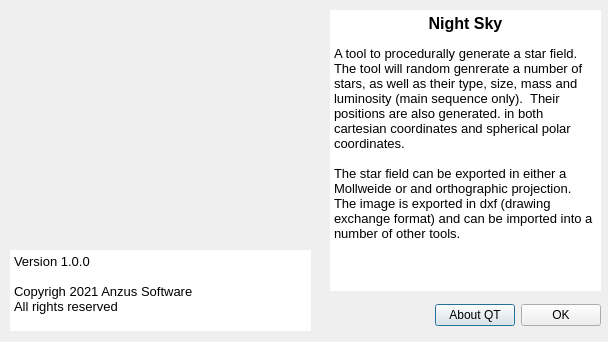
<?xml version="1.0" encoding="UTF-8"?>
<ui version="4.0">
 <class>Dialog</class>
 <widget class="QDialog" name="Dialog">
  <property name="geometry">
   <rect>
    <x>0</x>
    <y>0</y>
    <width>608</width>
    <height>342</height>
   </rect>
  </property>
  <property name="sizePolicy">
   <sizepolicy hsizetype="Fixed" vsizetype="Fixed">
    <horstretch>0</horstretch>
    <verstretch>0</verstretch>
   </sizepolicy>
  </property>
  <property name="windowTitle">
   <string>Dialog</string>
  </property>
  <widget class="QWidget" name="layoutWidget">
   <property name="geometry">
    <rect>
     <x>320</x>
     <y>300</y>
     <width>281</width>
     <height>31</height>
    </rect>
   </property>
   <layout class="QHBoxLayout" name="horizontalLayout">
    <property name="spacing">
     <number>6</number>
    </property>
    <property name="leftMargin">
     <number>0</number>
    </property>
    <property name="topMargin">
     <number>0</number>
    </property>
    <property name="rightMargin">
     <number>0</number>
    </property>
    <property name="bottomMargin">
     <number>0</number>
    </property>
    <item>
     <spacer>
      <property name="orientation">
       <enum>Qt::Horizontal</enum>
      </property>
      <property name="sizeHint" stdset="0">
       <size>
        <width>40</width>
        <height>20</height>
       </size>
      </property>
     </spacer>
    </item>
    <item>
     <widget class="QPushButton" name="cancelButton">
      <property name="text">
       <string>About QT</string>
      </property>
     </widget>
    </item>
    <item>
     <widget class="QPushButton" name="okButton">
      <property name="text">
       <string>OK</string>
      </property>
     </widget>
    </item>
   </layout>
  </widget>
  <widget class="QLabel" name="image">
   <property name="geometry">
    <rect>
     <x>0</x>
     <y>30</y>
     <width>321</width>
     <height>211</height>
    </rect>
   </property>
   <property name="text">
    <string/>
   </property>
   <property name="pixmap">
    <pixmap>../resources/320px-Planisphæri_cœleste.jpg</pixmap>
   </property>
  </widget>
  <widget class="QTextEdit" name="m_txtDescription">
   <property name="geometry">
    <rect>
     <x>330</x>
     <y>10</y>
     <width>271</width>
     <height>281</height>
    </rect>
   </property>
   <property name="frameShape">
    <enum>QFrame::NoFrame</enum>
   </property>
   <property name="frameShadow">
    <enum>QFrame::Plain</enum>
   </property>
   <property name="readOnly">
    <bool>true</bool>
   </property>
   <property name="html">
    <string>&lt;!DOCTYPE HTML PUBLIC &quot;-//W3C//DTD HTML 4.0//EN&quot; &quot;http://www.w3.org/TR/REC-html40/strict.dtd&quot;&gt;
&lt;html&gt;&lt;head&gt;&lt;meta name=&quot;qrichtext&quot; content=&quot;1&quot; /&gt;&lt;style type=&quot;text/css&quot;&gt;
p, li { white-space: pre-wrap; }
&lt;/style&gt;&lt;/head&gt;&lt;body style=&quot; font-family:'MS Shell Dlg 2'; font-size:8.25pt; font-weight:400; font-style:normal;&quot;&gt;
&lt;p align=&quot;center&quot; style=&quot; margin-top:0px; margin-bottom:0px; margin-left:0px; margin-right:0px; -qt-block-indent:0; text-indent:0px;&quot;&gt;&lt;span style=&quot; font-size:12pt; font-weight:600;&quot;&gt;Night Sky&lt;/span&gt;&lt;/p&gt;
&lt;p align=&quot;center&quot; style=&quot;-qt-paragraph-type:empty; margin-top:0px; margin-bottom:0px; margin-left:0px; margin-right:0px; -qt-block-indent:0; text-indent:0px; font-weight:600;&quot;&gt;&lt;br /&gt;&lt;/p&gt;
&lt;p style=&quot; margin-top:0px; margin-bottom:0px; margin-left:0px; margin-right:0px; -qt-block-indent:0; text-indent:0px;&quot;&gt;&lt;span style=&quot; font-size:10pt;&quot;&gt;A tool to procedurally generate a star field.  The tool will random genrerate a number of stars, as well as their type, size, mass and luminosity (main sequence only).  Their positions are also generated. in both cartesian coordinates and spherical polar coordinates.&lt;/span&gt;&lt;/p&gt;
&lt;p style=&quot;-qt-paragraph-type:empty; margin-top:0px; margin-bottom:0px; margin-left:0px; margin-right:0px; -qt-block-indent:0; text-indent:0px; font-size:10pt;&quot;&gt;&lt;br /&gt;&lt;/p&gt;
&lt;p style=&quot; margin-top:0px; margin-bottom:0px; margin-left:0px; margin-right:0px; -qt-block-indent:0; text-indent:0px;&quot;&gt;&lt;span style=&quot; font-size:10pt;&quot;&gt;The star field can be exported in either a Mollweide or and orthographic projection.  The image is exported in dxf (drawing exchange format) and can be imported into a number of other tools.&lt;/span&gt;&lt;/p&gt;&lt;/body&gt;&lt;/html&gt;</string>
   </property>
  </widget>
  <widget class="QTextEdit" name="m_txtCopyright">
   <property name="geometry">
    <rect>
     <x>10</x>
     <y>250</y>
     <width>301</width>
     <height>81</height>
    </rect>
   </property>
   <property name="frameShape">
    <enum>QFrame::NoFrame</enum>
   </property>
   <property name="frameShadow">
    <enum>QFrame::Plain</enum>
   </property>
   <property name="readOnly">
    <bool>true</bool>
   </property>
   <property name="html">
    <string>&lt;!DOCTYPE HTML PUBLIC &quot;-//W3C//DTD HTML 4.0//EN&quot; &quot;http://www.w3.org/TR/REC-html40/strict.dtd&quot;&gt;
&lt;html&gt;&lt;head&gt;&lt;meta name=&quot;qrichtext&quot; content=&quot;1&quot; /&gt;&lt;style type=&quot;text/css&quot;&gt;
p, li { white-space: pre-wrap; }
&lt;/style&gt;&lt;/head&gt;&lt;body style=&quot; font-family:'MS Shell Dlg 2'; font-size:8.25pt; font-weight:400; font-style:normal;&quot;&gt;
&lt;p style=&quot; margin-top:0px; margin-bottom:0px; margin-left:0px; margin-right:0px; -qt-block-indent:0; text-indent:0px;&quot;&gt;&lt;span style=&quot; font-size:10pt;&quot;&gt;Version 1.0.0&lt;/span&gt;&lt;/p&gt;
&lt;p style=&quot;-qt-paragraph-type:empty; margin-top:0px; margin-bottom:0px; margin-left:0px; margin-right:0px; -qt-block-indent:0; text-indent:0px; font-size:10pt;&quot;&gt;&lt;br /&gt;&lt;/p&gt;
&lt;p style=&quot; margin-top:0px; margin-bottom:0px; margin-left:0px; margin-right:0px; -qt-block-indent:0; text-indent:0px;&quot;&gt;&lt;span style=&quot; font-size:10pt;&quot;&gt;Copyrigh 2021 Anzus Software&lt;/span&gt;&lt;/p&gt;
&lt;p style=&quot; margin-top:0px; margin-bottom:0px; margin-left:0px; margin-right:0px; -qt-block-indent:0; text-indent:0px;&quot;&gt;&lt;span style=&quot; font-size:10pt;&quot;&gt;All rights reserved&lt;/span&gt;&lt;/p&gt;&lt;/body&gt;&lt;/html&gt;</string>
   </property>
  </widget>
 </widget>
 <resources/>
 <connections>
  <connection>
   <sender>okButton</sender>
   <signal>clicked()</signal>
   <receiver>Dialog</receiver>
   <slot>accept()</slot>
   <hints>
    <hint type="sourcelabel">
     <x>351</x>
     <y>38</y>
    </hint>
    <hint type="destinationlabel">
     <x>233</x>
     <y>29</y>
    </hint>
   </hints>
  </connection>
  <connection>
   <sender>cancelButton</sender>
   <signal>clicked()</signal>
   <receiver>Dialog</receiver>
   <slot>reject()</slot>
   <hints>
    <hint type="sourcelabel">
     <x>330</x>
     <y>66</y>
    </hint>
    <hint type="destinationlabel">
     <x>197</x>
     <y>125</y>
    </hint>
   </hints>
  </connection>
 </connections>
</ui>
